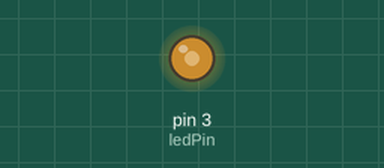
Simulated run of this sketch. Board: Arduino Uno, built with avr-gcc and run on an emulated ATmega328P. Shown: output pins drawn as LEDs (lit = HIGH). What the sketch prints to the serial monitor is not drawn.

Above: at 0.05 s.
At 1.05 s:
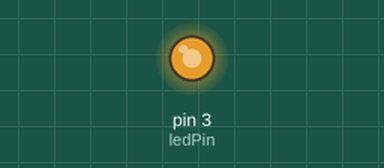
At 1.95 s:
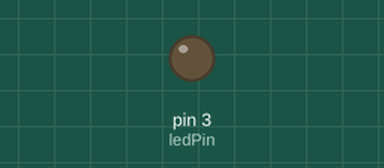
At 2.45 s:
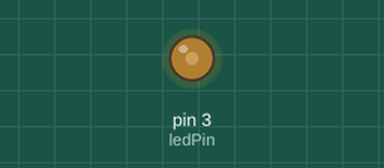
Timing chart, 0 to 5.9 s (numbered marks = the images above):
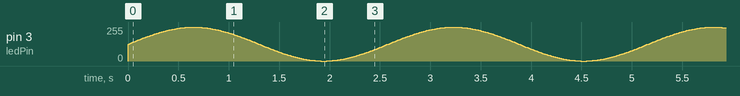

The sketch:

sin_led.ino
```cpp
const int ledPin=3;

const unsigned char sine64 [] = {
      127,130,133,136,139,143,146,149,152,155,158,161,164,167,170,173,176,178,181,184,187,190,192,195,198,200,203,205,208,210,212,215,217,219,221,223,225,227,229,231,233,234,236,238,239,240,
  242,243,244,245,247,248,249,249,250,251,252,252,253,253,253,254,254,254
};

void setup() {
  Serial.begin(9600);
//  pinMode(ledPin,OUTPUT);
}

void loop() {

  int i=0;
  // put your main code here, to run repeatedly:
  for(i=0;i<64;i++){
    analogWrite(ledPin,sine64[i]);
    Serial.println(sine64[i]);
    delay(10);
  }
  for(i=63;i>0;i--){
    analogWrite(ledPin,sine64[i]);
    Serial.println(sine64[i]);
    delay(10);
  }
  for(i=0;i<64;i++){
    analogWrite(ledPin,254-sine64[i]);
    Serial.println(254-sine64[i]);
    delay(10);
  }
  for(i=63;i>0;i--){
    analogWrite(ledPin,254-sine64[i]);
    Serial.println(254-sine64[i]);
    delay(10);
  }
}
```
